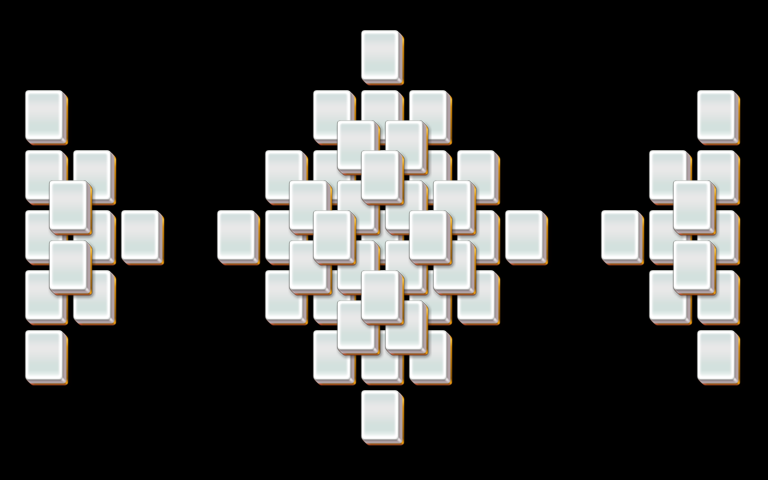

Tiled map render using the project's own tile images. Description and the map definition, with tile-layer contents summarised, below:
An orthogonal 32x16 tile map with 24x30 px tiles, 4 tile layers (layer1, layer2, layer3, layer4).

<map version="1.0" orientation="orthogonal" width="32" height="16" tilewidth="24" tileheight="30">
 <properties>
  <property name="species" value="20" />
 </properties>
 <tileset firstgid="1" name="mahjong" tilewidth="48" tileheight="60">
  <image source="mahjong.png" />
 </tileset>
 <layer name="layer1" width="32" height="16">
  <data>[512 cells, 43 non-empty, 1 distinct tile ids]</data>
 </layer>
 <layer name="layer2" width="32" height="16">
  <data>[512 cells, 43 non-empty, 1 distinct tile ids]</data>
 </layer>
 <layer name="layer3" width="32" height="16">
  <data>[512 cells, 16 non-empty, 1 distinct tile ids]</data>
 </layer>
 <layer name="layer4" width="32" height="16">
  <data>[512 cells, 4 non-empty, 1 distinct tile ids]</data>
 </layer>
</map>
